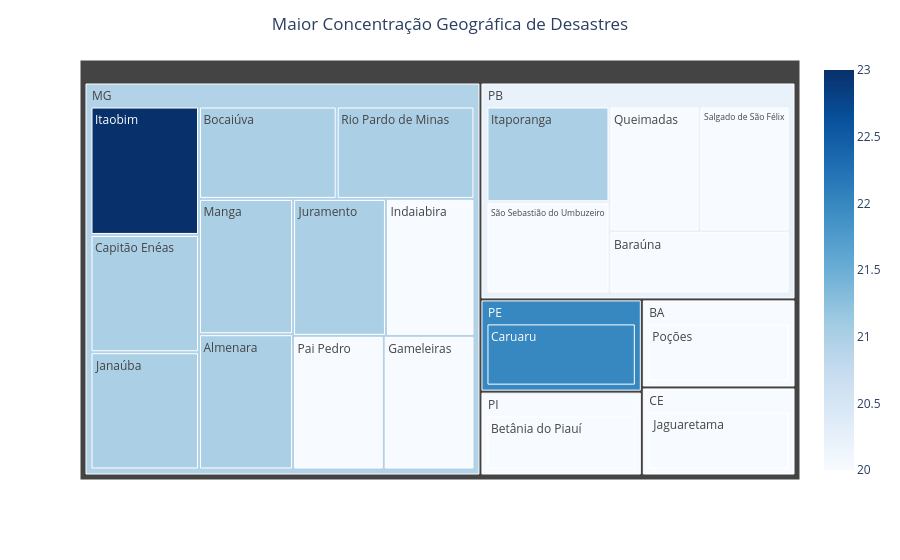

Notebook code for this chart:
### Markdown cell above
Criar gráfico
- Treemap

### Code cell
fig = px.treemap(
    q2_df,
    path=["state", "city"],
    values="occurrences",
    color="occurrences",
    color_continuous_scale="Blues"
)

fig.update_layout(
    title="Maior Concentração Geográfica de Desastres",
    title_x=0.5,
    template="plotly_white",
    coloraxis_colorbar=dict(title="")
)

fig.show()

### Figure 1 — Plotly figure (JSON) as saved in the notebook; plotly's stock layout.template omitted (floating-point values rounded to 4 significant figures)
{"data": [{"branchvalues": "total", "customdata": [[23.0], [22.0], [21.0], [21.0], [21.0], [21.0], [21.0], [21.0], [21.0], [21.0], [20.0], [20.0], [20.0], [20.0], [20.0], [20.0], [20.0], [20.0], [20.0], [20.0], [20.94], [22.0], [20.21], [20.0], [20.0], [20.0]], "domain": {"x": [0, 1], "y": [0, 1]}, "hovertemplate": "labels=%{label}<br>occurrences_sum=%{value}<br>parent=%{parent}<br>id=%{id}<br>occurrences=%{color}<extra></extra>", "ids": ["MG/Itaobim", "PE/Caruaru", "PB/Itaporanga", "MG/Capitão Enéas", "MG/Janaúba", "MG/Bocaiúva", "MG/Rio Pardo de Minas", "MG/Manga", "MG/Almenara", "MG/Juramento", "PB/São Sebastião do Umbuzeiro", "PI/Betânia do Piauí", "MG/Indaiabira", "MG/Pai Pedro", "PB/Queimadas", "MG/Gameleiras", "BA/Poções", "PB/Salgado de São Félix", "CE/Jaguaretama", "PB/Baraúna", "MG", "PE", "PB", "PI", "BA", "CE"], "labels": ["Itaobim", "Caruaru", "Itaporanga", "Capitão Enéas", "Janaúba", "Bocaiúva", "Rio Pardo de Minas", "Manga", "Almenara", "Juramento", "São Sebastião do Umbuzeiro", "Betânia do Piauí", "Indaiabira", "Pai Pedro", "Queimadas", "Gameleiras", "Poções", "Salgado de São Félix", "Jaguaretama", "Baraúna", "MG", "PE", "PB", "PI", "BA", "CE"], "marker": {"coloraxis": "coloraxis", "colors": [23.0, 22.0, 21.0, 21.0, 21.0, 21.0, 21.0, 21.0, 21.0, 21.0, 20.0, 20.0, 20.0, 20.0, 20.0, 20.0, 20.0, 20.0, 20.0, 20.0, 20.94, 22.0, 20.21, 20.0, 20.0, 20.0]}, "name": "", "parents": ["MG", "PE", "PB", "MG", "MG", "MG", "MG", "MG", "MG", "MG", "PB", "PI", "MG", "MG", "PB", "MG", "BA", "PB", "CE", "PB", "", "", "", "", "", ""], "type": "treemap", "values": [23.0, 22.0, 21.0, 21.0, 21.0, 21.0, 21.0, 21.0, 21.0, 21.0, 20.0, 20.0, 20.0, 20.0, 20.0, 20.0, 20.0, 20.0, 20.0, 20.0, 230.0, 22.0, 101.0, 20.0, 20.0, 20.0]}], "layout": {"coloraxis": {"colorbar": {"title": {"text": ""}}, "colorscale": [[0, "rgb(247,251,255)"], [0.125, "rgb(222,235,247)"], [0.25, "rgb(198,219,239)"], [0.375, "rgb(158,202,225)"], [0.5, "rgb(107,174,214)"], [0.625, "rgb(66,146,198)"], [0.75, "rgb(33,113,181)"], [0.875, "rgb(8,81,156)"], [1, "rgb(8,48,107)"]]}, "legend": {"tracegroupgap": 0}, "margin": {"t": 60}, "title": {"text": "Maior Concentração Geográfica de Desastres", "x": 0.5}}}
